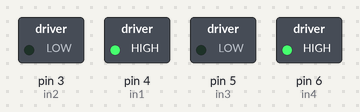
This sketch was run on a simulated Arduino Uno, built with avr-gcc and run on an emulated ATmega328P. Shown: switched loads named in the sketch (green lamp = pin HIGH).

Above: at 0.1 s.
Timing chart, 0 to 1.6 s (numbered marks = the images above):
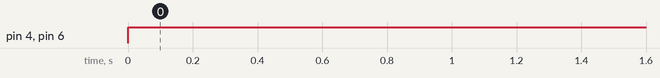

Measured:
- by itself, pin 4 (in1), pin 6 (in4): LOW → HIGH at 0.00 s

The sketch:

DC_motor_code.ino
```cpp
int in4=6;
int in3=5;
int in1=4;
int in2=3;

void setup()
{
  pinMode(in4,OUTPUT);
  pinMode(in3,OUTPUT);
  pinMode(in1,OUTPUT);
  pinMode(in2,OUTPUT);
}
void loop()
{
digitalWrite(6,HIGH);
  digitalWrite(5,LOW);
  digitalWrite(4,HIGH);
   digitalWrite(3,LOW);
  delay(1000);

}
```
